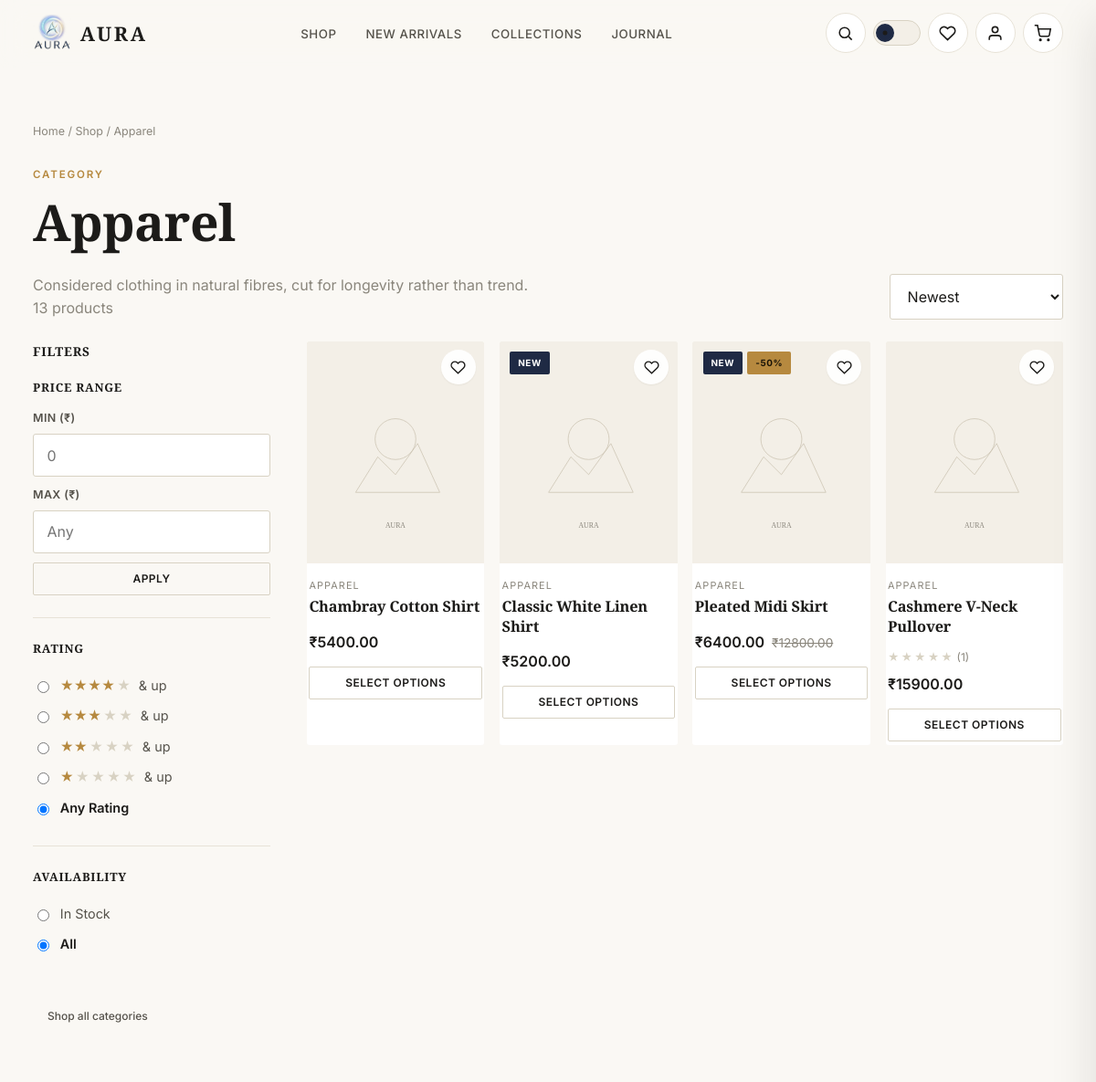
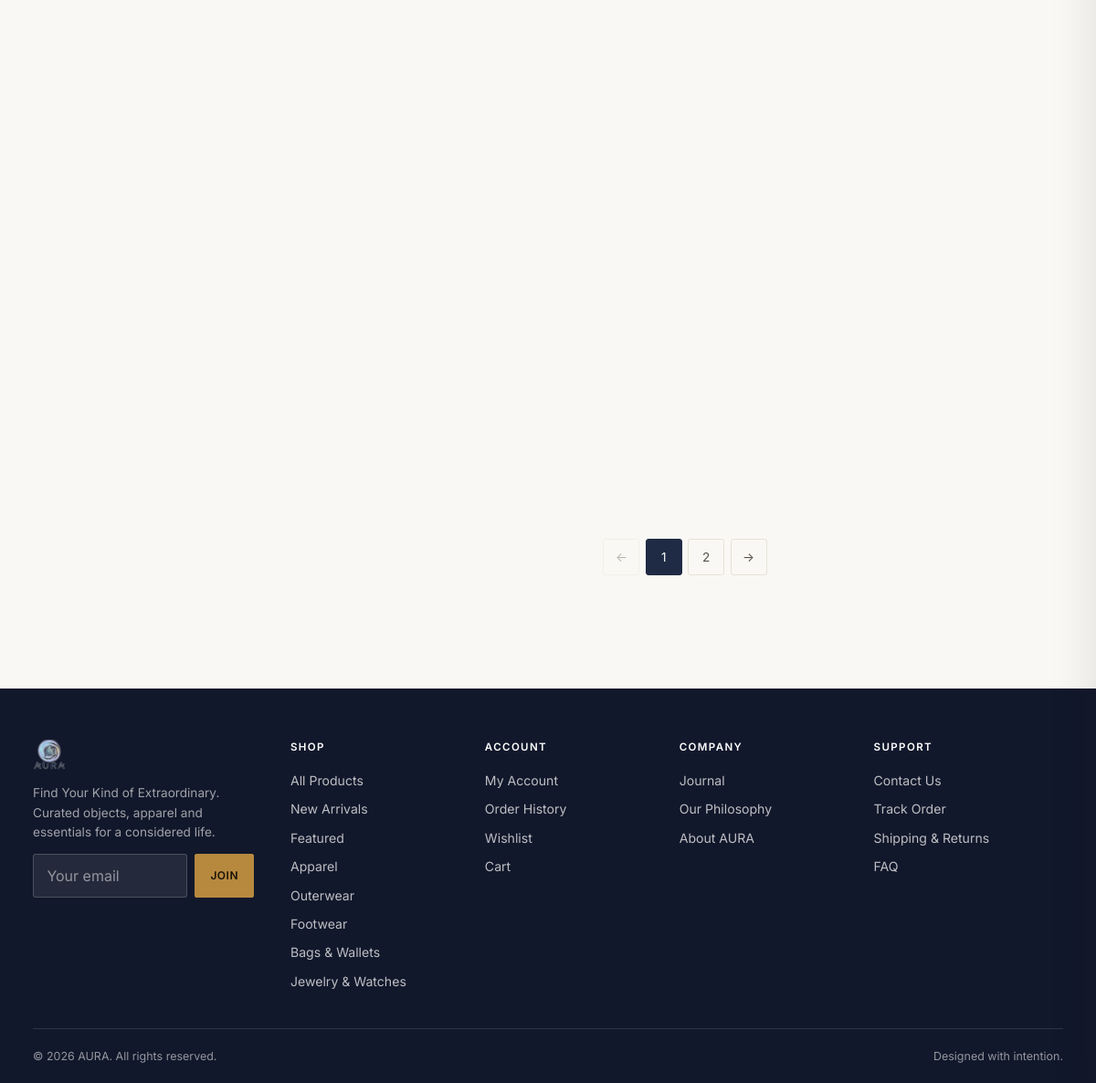
The page /category/apparel/ on the database its author committed (2 pictures, top to bottom).
### store/models.py (models this page shows, shortened)
class Category(models.Model):
    name = models.CharField(max_length=100, unique=True)
    slug = models.SlugField(max_length=120, unique=True, blank=True)
    description = models.TextField(blank=True)
    image_url = models.URLField(blank=True, help_text='External editorial image representing this category.')
    display_order = models.PositiveIntegerField(default=0)
    is_active = models.BooleanField(default=True)
    created_at = models.DateTimeField(auto_now_add=True)
    class Meta:
        verbose_name_plural = 'Categories'
        ordering = ['display_order', 'name']
    def get_absolute_url(self):
        return reverse('store:category_detail', kwargs={'slug': self.slug})

class Product(models.Model):
    name = models.CharField(max_length=200)
    slug = models.SlugField(max_length=220, unique=True, blank=True)
    category = models.ForeignKey(Category, on_delete=models.SET_NULL, null=True, related_name='products')
    short_description = models.CharField(max_length=250, blank=True)
    description = models.TextField()
    price = models.DecimalField(max_digits=10, decimal_places=2, validators=[MinValueValidator(0)])
    compare_at_price = models.DecimalField(
        max_digits=10, decimal_places=2, null=True, blank=True,
        help_text='Original price to display as struck-through, if this item is discounted.'
    )
    sku = models.CharField(max_length=40, unique=True)
    stock_quantity = models.PositiveIntegerField(default=0)
    image = models.ImageField(upload_to='products/', blank=True, null=True)
    image_url = models.URLField(blank=True, help_text='Fallback external image URL if no file uploaded.')
    is_featured = models.BooleanField(default=False)
    is_new_arrival = models.BooleanField(default=False)
    is_active = models.BooleanField(default=True)
    material = models.CharField(max_length=120, blank=True)
    weight = models.CharField(max_length=60, blank=True, help_text='Display weight, e.g. "180g"')
    created_at = models.DateTimeField(auto_now_add=True)
    updated_at = models.DateTimeField(auto_now=True)
    class Meta:
        ordering = ['-created_at']
        indexes = [
            models.Index(fields=['slug']),
            models.Index(fields=['is_active', 'is_featured']),
            models.Index(fields=['is_active', 'is_new_arrival']),
        ]
    def get_absolute_url(self):
        return reverse('store:product_detail', kwargs={'slug': self.slug})
    @property
    def display_image(self):
        if self.image:
            return self.image.url
        if self.image_url:
            return self.image_url
        return ''
    @property
    def is_on_sale(self):
        return bool(self.compare_at_price and self.compare_at_price > self.price)
    @property
    def discount_percent(self):
        if self.is_on_sale:
            return round((1 - (self.price / self.compare_at_price)) * 100)
        return 0
    @property
    def average_rating(self):
        agg = self.reviews.aggregate(avg=models.Avg('rating'))
        return round(agg['avg'] or 0, 1)
    @property
    def review_count(self):
        return self.reviews.count()
    @property
    def has_variants(self):
        return self.variants.filter(is_active=True).exists()

### store/views.py (the view)
# urls.py: path('category/<slug:slug>/', views.category_detail, name='category_detail'),
def category_detail(request, slug):
    category = get_object_or_404(Category, slug=slug, is_active=True)
    base_qs = Product.objects.filter(is_active=True, category=category).select_related('category')
    qs, active_filters = _apply_filters_and_sort(request, base_qs)
    paginator = Paginator(qs, 12)
    page_obj = paginator.get_page(request.GET.get('page'))
    querydict = request.GET.copy()
    querydict.pop('page', None)
    context = {
        'category': category,
        'page_obj': page_obj,
        'products': page_obj.object_list,
        'categories': Category.objects.filter(is_active=True),
        'active_filters': active_filters,
        'querystring': querydict.urlencode(),
        'result_count': paginator.count,
    }
    return render(request, 'store/category_detail.html', context)

### templates/store/category_detail.html (shortened to what this page needs)
{% extends 'store/shop.html' %}
{% block content %}
<section class="section container">
  <div class="breadcrumbs"><a href="{% url 'core:home' %}">Home</a> / <a href="{% url 'store:shop' %}">Shop</a> / {{ category.name }}</div>
  <div class="section-head">
    <div>
      <span class="eyebrow">Category</span>
      <h1>{{ category.name }}</h1>
      {% if category.description %}<p class="text-muted" style="max-width:60ch;">{{ category.description }}</p>{% endif %}
      <p class="text-muted">{{ result_count }} product{{ result_count|pluralize }}</p>
    </div>
    <div style="display:flex; gap:0.75rem; align-items:center;">
      <form method="get" id="sort-form">
        <select name="sort" class="input" data-sort-select style="min-width:180px;">
          <option value="newest" {% if active_filters.sort == 'newest' %}selected{% endif %}>Newest</option>
        </select>
      </form>
    </div>
  </div>
  <div class="shop-layout">
    <aside class="shop-filters">
      <div style="display:flex; justify-content:space-between; align-items:center; margin-bottom:1.25rem;">
        <h4 style="margin:0; text-transform:uppercase; font-size:0.85rem; letter-spacing:0.06em;">Filters</h4>
      </div>
      <form method="get" id="filter-form">
        <div class="filter-block">
          <h4>Price Range</h4>
          <div class="field" style="margin-bottom:0.6rem;">
            <label for="min_price">Min (₹)</label>
            <input type="number" min="0" id="min_price" name="min_price" value="{{ active_filters.min_price }}" placeholder="0">
          </div>
          <div class="field" style="margin-bottom:0.6rem;">
            <label for="max_price">Max (₹)</label>
            <input type="number" min="0" id="max_price" name="max_price" value="{{ active_filters.max_price }}" placeholder="Any">
          </div>
          <button type="submit" class="btn btn-outline btn-sm btn-block">Apply</button>
        </div>
        <div class="filter-block">
          <h4>Rating</h4>
          {% for r in "4321" %}
            <label class="filter-option rating-filter-option {% if active_filters.min_rating == r %}is-active{% endif %}">
              <input type="radio" name="min_rating" value="{{ r }}" {% if active_filters.min_rating == r %}checked{% endif %} onchange="this.form.submit()">
              <span class="stars">{% for i in "12345" %}{% if forloop.counter <= r|add:0 %}★{% else %}<span class="empty">★</span>{% endif %}{% endfor %}</span> &amp; up
            </label>
          {% endfor %}
          <label class="filter-option {% if not active_filters.min_rating %}is-active{% endif %}">
            <input type="radio" name="min_rating" value="" {% if not active_filters.min_rating %}checked{% endif %} onchange="this.form.submit()"> Any Rating
          </label>
        </div>
        <div class="filter-block">
          <h4>Availability</h4>
          <label class="filter-option {% if active_filters.availability == 'in_stock' %}is-active{% endif %}">
            <input type="radio" name="availability" value="in_stock" {% if active_filters.availability == 'in_stock' %}checked{% endif %} onchange="this.form.submit()"> In Stock
          </label>
          <label class="filter-option {% if not active_filters.availability %}is-active{% endif %}">
            <input type="radio" name="availability" value="" {% if not active_filters.availability %}checked{% endif %} onchange="this.form.submit()"> All
          </label>
        </div>
      </form>
      <a href="{% url 'store:shop' %}" class="btn-ghost btn-sm">Shop all categories</a>
    </aside>
    <div>
      {% if products %}
        <div class="product-grid">
          {% for product in products %}{% include 'includes/product_card.html' with product=product %}{% endfor %}
        </div>
        {% include 'includes/pagination.html' %}
      {% endif %}
    </div>
  </div>
</section>
{% endblock %}

### templates/includes/product_card.html (shortened to what this page needs)
{% load static %}
<article class="product-card reveal">
  <div class="media">
    <a href="{{ product.get_absolute_url }}" tabindex="-1" aria-hidden="true">
      {% if product.display_image %}
        <img src="{{ product.display_image }}" alt="{{ product.name }}" loading="lazy" onerror="this.onerror=null;this.src='{% static 'images/product-fallback.svg' %}';">
      {% else %}
        <img src="{% static 'images/product-fallback.svg' %}" alt="{{ product.name }}" loading="lazy">
      {% endif %}
    </a>
    <div class="badges">
      {% if product.is_new_arrival %}<span class="badge">New</span>{% endif %}
      {% if product.is_on_sale %}<span class="badge badge-gold">-{{ product.discount_percent }}%</span>{% endif %}
    </div>
    {% if request.user.is_authenticated %}
      <button type="button" class="wishlist-btn {% if product.id in wishlist_product_ids %}is-active{% endif %}"
        data-wishlist-toggle="{% url 'wishlist:toggle_wishlist' product.id %}"
        aria-pressed="{% if product.id in wishlist_product_ids %}true{% else %}false{% endif %}"
        aria-label="Toggle wishlist for {{ product.name }}">
        <svg width="17" height="17" viewBox="0 0 24 24" fill="{% if product.id in wishlist_product_ids %}currentColor{% else %}none{% endif %}" stroke="currentColor" stroke-width="2"><path d="M20.8 4.6a5.5 5.5 0 0 0-7.8 0L12 5.6l-1-1a5.5 5.5 0 0 0-7.8 7.8l1 1L12 21l7.8-7.6 1-1a5.5 5.5 0 0 0 0-7.8z"/></svg>
      </button>
    {% else %}
      <a href="{% url 'accounts:login' %}?next={{ request.path }}" class="wishlist-btn" aria-label="Login to save to wishlist">
        <svg width="17" height="17" viewBox="0 0 24 24" fill="none" stroke="currentColor" stroke-width="2"><path d="M20.8 4.6a5.5 5.5 0 0 0-7.8 0L12 5.6l-1-1a5.5 5.5 0 0 0-7.8 7.8l1 1L12 21l7.8-7.6 1-1a5.5 5.5 0 0 0 0-7.8z"/></svg>
      </a>
    {% endif %}
  </div>
  <div class="body">
    {% if product.category %}<span class="cat">{{ product.category.name }}</span>{% endif %}
    <h3 class="name"><a href="{{ product.get_absolute_url }}">{{ product.name }}</a></h3>
    {% if product.review_count > 0 %}
      <div class="rating-row">
        <span class="stars" aria-hidden="true">{% for i in "12345" %}{% if forloop.counter <= product.average_rating|floatformat:0 %}★{% else %}<span class="empty">★</span>{% endif %}{% endfor %}</span>
        <span>({{ product.review_count }})</span>
      </div>
    {% endif %}
    <div class="price-row">
      <span class="price">₹{{ product.price|floatformat:2 }}</span>
      {% if product.is_on_sale %}<span class="compare-price">₹{{ product.compare_at_price|floatformat:2 }}</span>{% endif %}
    </div>
    {% if product.has_variants %}
      <a href="{{ product.get_absolute_url }}" class="btn btn-outline btn-sm btn-block" style="margin-top:0.6rem;">Select Options</a>
    {% endif %}
  </div>
</article>

### templates/includes/footer.html (shortened to what this page needs)
{% load static %}
<footer class="site-footer">
  <div class="container">
    <div class="footer-grid">
      <div class="footer-brand">
        <img src="{% static 'images/aura-logo-transparent.png' %}" alt="AURA">
        <p>{{ SITE_TAGLINE }} Curated objects, apparel and essentials for a considered life.</p>
        <form class="newsletter-form" data-newsletter-form action="{% url 'core:newsletter_signup' %}" method="post">
          <input type="email" name="email" placeholder="Your email" required aria-label="Email for newsletter">
          <button type="submit" class="btn btn-gold btn-sm">Join</button>
        </form>
      </div>
      <div>
        <h5>Shop</h5>
        <ul>
          <li><a href="{% url 'store:shop' %}">All Products</a></li>
          <li><a href="{% url 'store:shop' %}?collection=new">New Arrivals</a></li>
          <li><a href="{% url 'store:shop' %}?collection=featured">Featured</a></li>
          {% for c in footer_categories %}<li><a href="{{ c.get_absolute_url }}">{{ c.name }}</a></li>{% endfor %}
        </ul>
      </div>
      <div class="footer-col-account">
        <h5>Account</h5>
        <ul>
          <li><a href="{% url 'accounts:account_dashboard' %}">My Account</a></li>
          <li><a href="{% url 'orders:order_history' %}">Order History</a></li>
          <li><a href="{% url 'wishlist:wishlist_detail' %}">Wishlist</a></li>
          <li><a href="{% url 'cart:cart_detail' %}">Cart</a></li>
        </ul>
      </div>
      <div>
        <h5>Company</h5>
        <ul>
          <li><a href="{% url 'core:journal' %}">Journal</a></li>
          <li><a href="{% url 'core:home' %}#philosophy">Our Philosophy</a></li>
          <li><a href="{% url 'core:home' %}#story">About AURA</a></li>
        </ul>
      </div>
      <div>
        <h5>Support</h5>
        <ul>
          <li><a href="{% url 'core:contact' %}">Contact Us</a></li>
          <li><a href="{% url 'orders:order_history' %}">Track Order</a></li>
          <li><a href="{% url 'core:home' %}#shipping">Shipping &amp; Returns</a></li>
          <li><a href="{% url 'core:home' %}#faq">FAQ</a></li>
        </ul>
      </div>
    </div>
    <div class="footer-bottom">
      <span>&copy; {% now "Y" %} AURA. All rights reserved.</span>
      <span>Designed with intention.</span>
    </div>
  </div>
</footer>

### rows shown on the page
Category: name "Apparel", description "Considered clothing in natural fibres, cut for longevity rather than trend."
Product: category.name "APPAREL", name "Chambray Cotton Shirt", price "5400.00"
Product: is_new_arrival "NEW", category.name "APPAREL", name "Classic White Linen Shirt", price "5200.00"
Product: is_new_arrival "NEW", discount_percent "50", category.name "APPAREL", name "Pleated Midi Skirt", price "6400.00", compare_at_price "12800.00"
Product: category.name "APPAREL", name "Cashmere V-Neck Pullover", review_count "1", price "15900.00"
Category: name "Outerwear"
Category: name "Footwear"
Category: name "Bags & Wallets"
Category: name "Jewelry & Watches"

### other values the page prints
{{ result_count }} "13"
{{ num }} "1"
{{ num }} "2"
{{ SITE_TAGLINE }} "Find Your Kind of Extraordinary."
